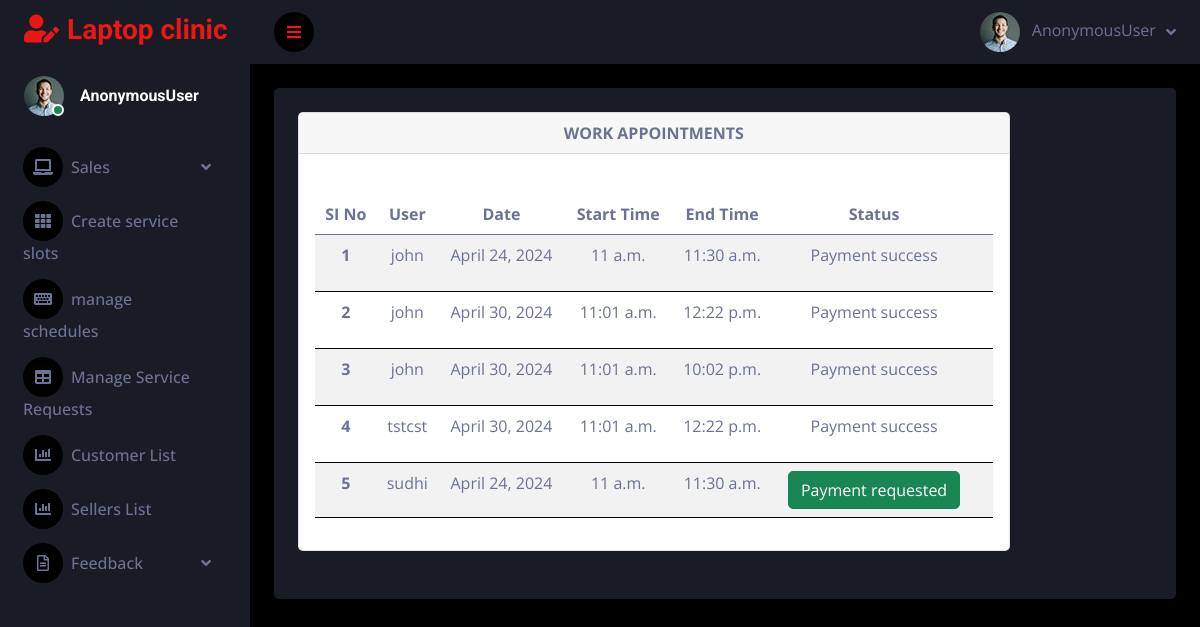
Screenshot of /appointment_admin with the database file from the repository.
### service_app/models.py (models this page shows)
class Appointment(models.Model):
    user = models.ForeignKey(Customer, on_delete=models.CASCADE, related_name='appointment')
    schedule = models.ForeignKey(AppointmentSchedule, on_delete=models.CASCADE)
    status = models.IntegerField(default=0)

class Customer(models.Model):
    user = models.ForeignKey(Login_view, on_delete=models.CASCADE, related_name='customer')
    name = models.CharField(max_length=50)
    phone_number=models.CharField(max_length=100)
    email = models.EmailField()
    status1=models.BooleanField(default=0)
    def __str__(self):
        return self.name

class AppointmentSchedule(models.Model):
    date = models.DateField()
    start_time = models.TimeField()
    end_time = models.TimeField()
    location = models.CharField(max_length=50 ,default="kerala")

### service_app/admin_views.py (the view)
# urls.py: path('appointment_admin',admin_views.appointment_admin,name='appointment_admin'),
def appointment_admin(request):
    p = Appointment.objects.all()
    context = {
        'appointment': p,
    }
    return render(request, 'admin/appointment.html', context)

### templates/admin/appointment.html (shortened to what this page needs)
<!DOCTYPE html>
{% extends 'admin_dash.html' %}
{% block content %}
<div class="col-lg-10">
    <div class="card">
        <div class="card-header">
            <strong class="card-title">WORK APPOINTMENTS </strong>
        </div>
        <br>
        <div class="card-body">
            <table class="table table-striped">
                <thead>
                <tr>
                    <th scope="col">SI No</th>
                    <th scope="col">User</th>
                    <th scope="col">Date</th>
                    <th scope="col">Start Time</th>
                    <th scope="col">End Time</th>
                    <th scope="col">Status</th>
                    <th scope="col">      </th>
                </tr>
                </thead>
                <tbody>
                {% for n in appointment %}
                <tr>
                    <th scope="row">{{forloop.counter}}</th>
                    <td>{{n.user}}</td>
                    <td>{{n.schedule.date}}</td>
                    <td>{{n.schedule.start_time}}</td>
                    <td>{{n.schedule.end_time}}</td>
                    <td>
                        {% if n.status == 0 %}
                        <a type="button" class="btn btn-success" href="{% url 'approve_appointment' n.id %}">Accept</a>
                        <form action="{% url 'reject_appointment' n.id %}" method="post" style="display: inline;"
                              onsubmit="window.mytest()">
                            {% csrf_token %}
                            <input type="hidden" value="{{ n.id }}"/>
                            <button class="btn btn-danger">Reject</Button>
                        </form>
                        {% elif n.status == 1 %}
                        <button type="button" class="btn btn-success">Payment requested</button>
                        {% elif n.status == 2 %}
                        <button type="button" class="btn btn-danger">Rejected</button>
                         {% elif n.status == 3 %}
                        <p> Payment success </p>
                        {% endif %}
                    </td>
                    <td>
                    </td>
                </tr>
                {% empty %}
                <tr>
                    <td colspan="7"><h3>No Results Found</h3></td>
                </tr>
                {% endfor %}
                </tbody>
            </table>
        </div>
    </div>
</div>
{% endblock %}

### static/dash/dash/css/style.css (style rules this page uses)
:root { --primary: #EB1616; --secondary: #191C24; --light: #6C7293; --dark: #000000; }
.btn { transition: .5s; }

### rows the page displays
Appointment: user "john", schedule "April 24, 2024", schedule.start_time "11 a.m.", schedule.end_time "11:30 a.m.", status "Payment success"
Appointment: user "john", schedule "April 30, 2024", schedule.start_time "11:01 a.m.", schedule.end_time "12:22 p.m.", status "Payment success"
Appointment: user "john", schedule "April 30, 2024", schedule.start_time "11:01 a.m.", schedule.end_time "10:02 p.m.", status "Payment success"
Appointment: user "tstcst", schedule "April 30, 2024", schedule.start_time "11:01 a.m.", schedule.end_time "12:22 p.m.", status "Payment success"
Appointment: user "sudhi", schedule "April 24, 2024", schedule.start_time "11 a.m.", schedule.end_time "11:30 a.m.", status "Payment requested"

### other values shown
{{ request.user }} "AnonymousUser"
